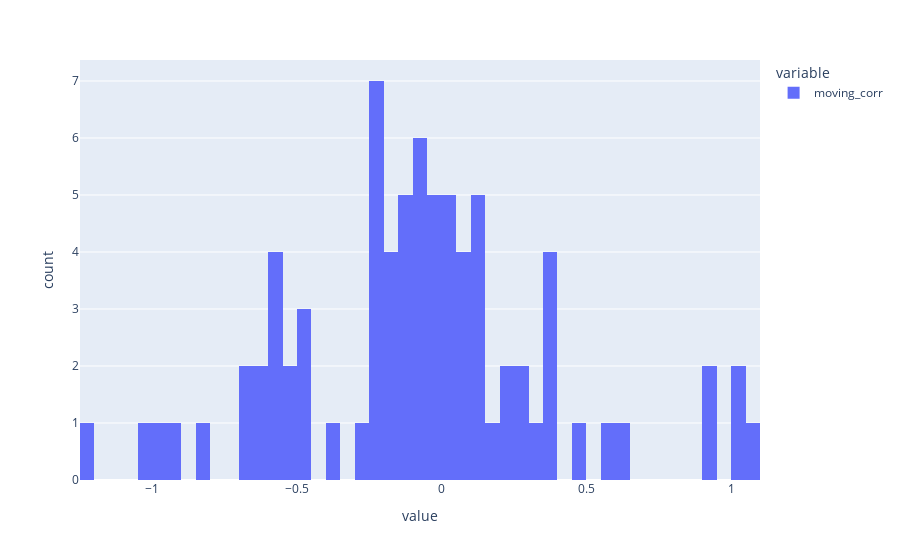

The notebook cell saved with this chart:
### Code cell
import plotly.express as px
# Here we use a column with categorical data
fig = px.histogram(compare_result['moving_corr'], nbins=60)
fig.show()

### Figure 1 — Plotly figure (JSON) as saved in the notebook; plotly's stock layout.template omitted (floating-point values rounded to 4 significant figures)
{"data": [{"alignmentgroup": "True", "bingroup": "x", "hovertemplate": "variable=moving_corr<br>value=%{x}<br>count=%{y}<extra></extra>", "legendgroup": "moving_corr", "marker": {"color": "#636efa", "pattern": {"shape": ""}}, "name": "moving_corr", "nbinsx": 60, "offsetgroup": "moving_corr", "orientation": "v", "showlegend": true, "type": "histogram", "x": [null, null, null, null, null, null, -0.831, -1.228, -0.6359, -0.4571, -0.1986, -0.678, -0.5743, -0.6184, -0.526, -0.2432, 0.009394, 0.09235, 0.2454, 0.08259, 0.2772, 0.3194, 0.1458, 0.1055, 0.08111, -0.04693, 0.3654, 0.3981, 0.04042, -0.05549, -0.6741, -0.922, -0.2747, -0.02604, 0.5953, 1.059, 0.6197, 0.9148, 1.046, 0.943, 1.046, -0.07214, -0.9901, -0.4673, -0.06623, 0.1752, 0.00939, -0.1495, -0.03902, 0.3716, 0.2915, -0.1224, -0.24, -0.06597, -0.149, 0.03834, -0.2247, -0.2191, -0.209, -0.1713, -0.1118, -0.5512, -0.2177, -1.015, -0.5887, -0.3699, -0.5338, -0.4942, -0.0003538, -0.182, 0.4543, 0.2208, 0.1267, 0.1103, 0.08327, 0.1454, 0.03309, -0.5765, 0.3782, -0.1005, -0.05323, -0.002495, -0.1652, -0.245, -0.0889], "xaxis": "x", "yaxis": "y"}], "layout": {"barmode": "relative", "legend": {"title": {"text": "variable"}, "tracegroupgap": 0}, "margin": {"t": 60}, "xaxis": {"anchor": "y", "domain": [0, 1], "title": {"text": "value"}}, "yaxis": {"anchor": "x", "domain": [0, 1], "title": {"text": "count"}}}}
